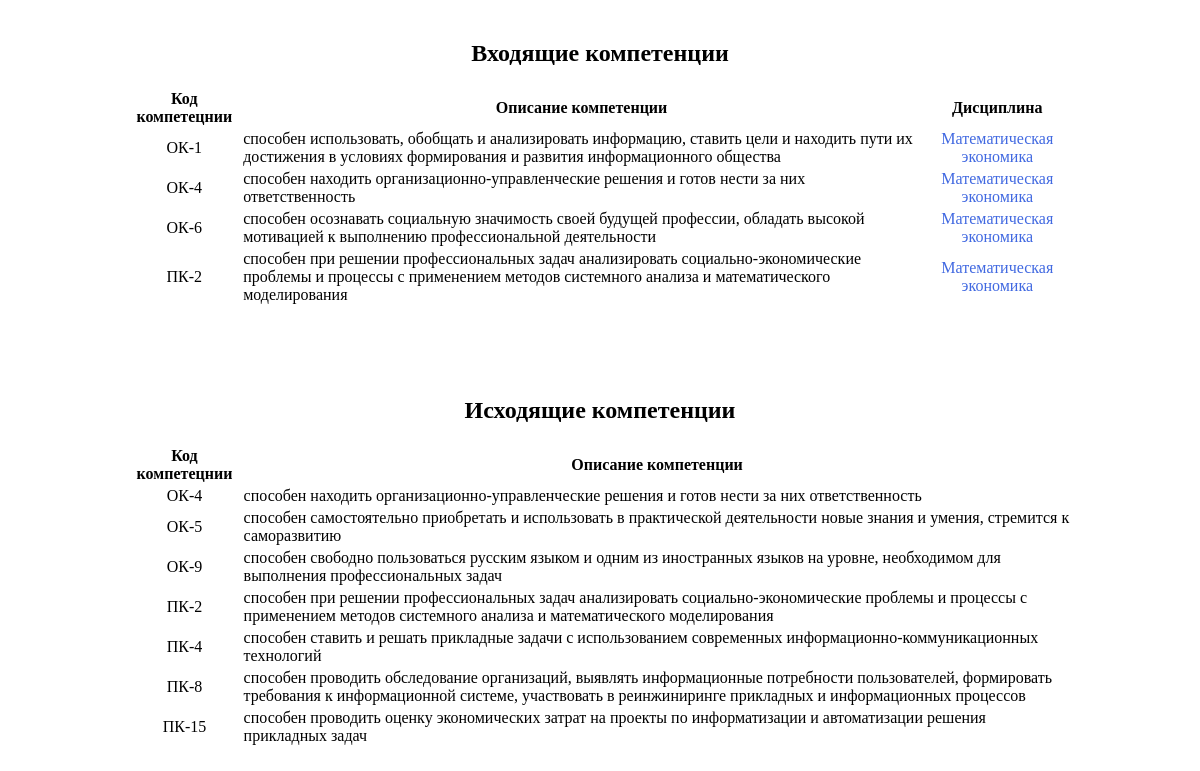
The app's page /oop/prikladnaya-informatika/analiz-i-menedzhment/ with its own data.
### course/models.py (models this page shows, shortened)
class Competence(models.Model):
    cod = models.CharField(max_length=6)
    about = models.TextField()
    tr = models.ForeignKey(TrainingPrograms)
    course = models.ManyToManyField(Course)

class Course(models.Model):
    name = models.CharField(max_length=200,
                            db_index=True)
    about = models.TextField(blank=True)
    tr = models.ForeignKey(TrainingPrograms)
    slug = models.SlugField(max_length=40)
    def __str__(self):
        return self.name

### course/views.py (the view)
# urls.py: url(r'^(?P<slug>[-\w]+)/(?P<slug_c>[-\w]+)/$', views.course_detail, name='course_detail'),
def course_detail(request, slug, slug_c):
    course = Course.objects.get(slug=slug_c)
    comp_list = Competence.objects.filter(tr__slug=slug)\
                                  .filter(course__slug=slug_c)
    pred_list = PredCourse.objects.all().filter(cours__slug=slug_c)
    try:
        pred_list = pred_list[0].prcours.all()
    except ObjectDoesNotExist:
        pred_list = []
    except IndexError:
        pred_list = []
    predcomp_list = {}
    for pred in pred_list:
        predcomp_list[pred] = Competence.objects.filter(tr__slug=slug)\
            .filter(course__slug=pred.slug)
    return render(request,
                  "course/list/course_detail.html",
                  {'comp_list': comp_list,
                   'course': course,
                   'predcomp_list': predcomp_list})

### course/templates/course/list/course_detail.html (shortened to what this page needs)
{% extends "university/base.html" %}
{% load static %}
{% block content %}
  {% if predcomp_list %}
    <table class="enter_comp">
      <caption><h2>Входящие компетенции</h2></caption>
      <tr class="hide">
        <th>Код компетецнии</th>
        <th>Описание компетенции</th>
        <th>Дисциплина</th>
      </tr>
      {% for pred , comp_list in predcomp_list.items %}
        {% for comp in comp_list %}
          <tr>
            <td>{{ comp.cod }}</td>
            <td class="opis">{{ comp.about }}</td>
            <td>
              <a href="{% url 'course:course_detail' pred.tr.slug pred.slug %}">
                {{ pred }}
              </a>
            </td>
          </tr>
        {% endfor %}
      {% endfor %}
    </table>
  {% else %}
    <h2>Входящих компетенций нет</h2>
  {% endif %}
  {% if comp_list %}
  <table class="exit_comp">
  <caption><h2>Исходящие компетенции</h2></caption>
    <tr class="hide">
      <th>Код компетецнии</th>
      <th>Описание компетенции</th>
    </tr>
    {% for comp in comp_list %}
    <tr>
      <td>{{ comp.cod }}</td>
      <td class="opis">{{ comp.about }}</td>
    </tr>
    {% endfor %}
  </table>
  {% else %}
    <h2>Исходящих компетенций нет</h2>
  {% endif %}
{% endblock %}

### university/static/css/base.css (style rules this page uses)
a { text-decoration: none; color: royalblue; }
h2 { text-align: center; }
.hide th { text-align: center; }
table td { text-align: center }
.opis { text-align: left; }
.enter_comp { margin: 20px 10% 70px 10%; }
.exit_comp { margin: 10px 10% }

### records on screen
Course: name "Математическая экономика"
Competence: cod "ОК-1", about "способен использовать, обобщать и анализировать информацию, ставить цели и находить пути их достижения в условиях формирования и развития информационного общества"
Competence: cod "ОК-4", about "способен находить организационно-управленческие решения и готов нести за них ответственность"
Competence: cod "ОК-6", about "способен осознавать социальную значимость своей будущей профессии, обладать высокой мотивацией к выполнению профессиональной деятельности"
Competence: cod "ПК-2", about "способен при решении профессиональных задач анализировать социально-экономические проблемы и процессы с применением методов системного анализа и математического моделирования"
Competence: cod "ОК-5", about "способен самостоятельно приобретать и использовать в практической деятельности новые знания и умения, стремится к саморазвитию"
Competence: cod "ОК-9", about "способен свободно пользоваться русским языком и одним из иностранных языков на уровне, необходимом для выполнения профессиональных задач"
Competence: cod "ПК-4", about "способен ставить и решать прикладные задачи с использованием современных информационно-коммуникационных технологий"
Competence: cod "ПК-8", about "способен проводить обследование организаций, выявлять информационные потребности пользователей, формировать требования к информационной системе, участвовать в реинжиниринге прикладных и информационных процессов"
Competence: cod "ПК-15", about "способен проводить оценку экономических затрат на проекты по информатизации и автоматизации решения прикладных задач"
